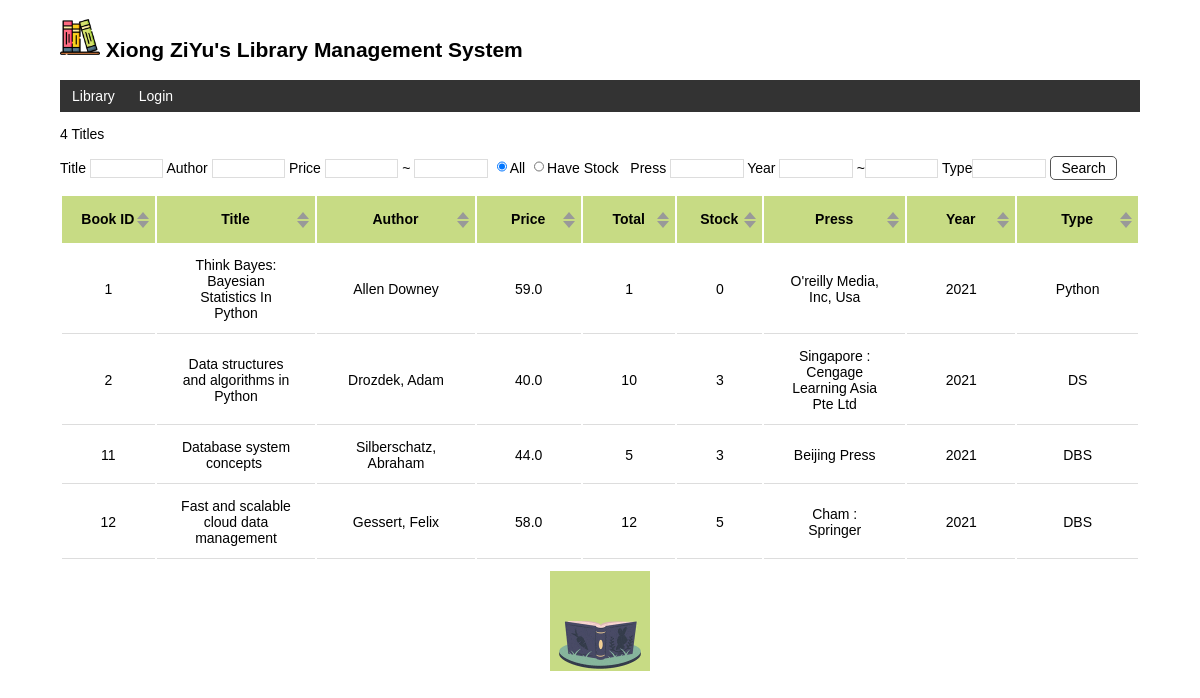
The page / on the database its author committed.
### libManage/models.py (models this page shows, shortened)
class User(db.Model, UserMixin):
    id = db.Column(db.Integer, primary_key=True)
    name = db.Column(db.String(20))
    username = db.Column(db.String(20))
    password_hash = db.Column(db.String(128))

class Book(db.Model):
    id = db.Column(db.Integer, primary_key=True)
    title = db.Column(db.String(50), nullable=False)
    author = db.Column(db.String(20), nullable=False)
    price = db.Column(db.Float, nullable=False)
    total = db.Column(db.Integer, nullable=False)
    stock = db.Column(db.Integer, nullable=False)
    press = db.Column(db.String(30))
    year = db.Column(db.String(4))
    type = db.Column(db.String(20))

### libManage/views.py (the view, shortened to what this page needs)
@app.route('/', methods=['GET', 'POST'])
def index(**sort_by):
    order = request.args.get('sort_by')
    sort_way = request.args.get('sort_way')
    print(order)
    if not sort_way:
        books = Book.query.order_by(desc(order)).all()
    else:
        books = Book.query.order_by(order).all()
    return render_template('index.html', books=books)

### libManage/__init__.py (called while the page is built)
@app.context_processor
def inject_user():
    from libManage.models import User
    user = User.query.first()
    return dict(user=user)

### libManage/templates/index.html
{% extends 'base.html' %}
{% block content %}
<p>{{ books|length }} Titles</p>
<form method="post" class="book-form">
    Title <input  type="text" name="title" autocomplete="off">
    Author <input type="text" name="author" autocomplete="off">
    Price <input  type="text" name="price_low" autocomplete="off">
    ~ <input type="text" name="price_high" autocomplete="off">
    <input style="width:10px"type="radio" name="stock" value="0" checked>All
    <input style="width:10px"type="radio" name="stock" value="1">Have Stock  &nbsp;
    Press <input type="text" name="press" autocomplete="off">
    Year <input type="text" name="year_start" autocomplete="off">
    ~<input type="text" name="year_end" autocomplete="off">
    Type<input type="text" name="type" autocomplete="off">
    <input class="btn" type="submit" name="submit" value="Search">
</form>
<ul class="book-list">
    <table>
        <thead><th>Book ID
            <div class="click">
                <span class="top" onclick="window.location.href='{{ url_for('index', sort_by='id') }}'"></span>
                <span class="bottom" onclick="window.location.href='{{ url_for('index', sort_by='id', sort_way='desc') }}'"></span>
            </div>
        </th>
            <th colspan="2">Title
                <div class="click">
                <span class="top" onclick="window.location.href='{{ url_for('index', sort_by='title') }}'"></span>
                <span class="bottom" onclick="window.location.href='{{ url_for('index', sort_by='title', sort_way='desc') }}'"></span>
                </div></th>
            <th>Author
                <div class="click">
                    <span class="top" onclick="window.location.href='{{ url_for('index', sort_by='author') }}'"></span>
                    <span class="bottom" onclick="window.location.href='{{ url_for('index', sort_by='author', sort_way='desc') }}'"></span>
                </div>
            </th>
            <th>Price
                <div class="click">
                    <span class="top" onclick="window.location.href='{{ url_for('index', sort_by='price') }}'"></span>
                    <span class="bottom" onclick="window.location.href='{{ url_for('index', sort_by='price', sort_way='desc') }}'"></span>
                </div>
            </th>
            <th>Total
                <div class="click">
                    <span class="top" onclick="window.location.href='{{ url_for('index', sort_by='total') }}'"></span>
                    <span class="bottom" onclick="window.location.href='{{ url_for('index', sort_by='total', sort_way='desc') }}'"></span>
                </div>
            </th>
            <th>Stock
                <div class="click">
                    <span class="top" onclick="window.location.href='{{ url_for('index', sort_by='stock') }}'"></span>
                    <span class="bottom" onclick="window.location.href='{{ url_for('index', sort_by='stock', sort_way='desc') }}'"></span>
                </div>
            </th>
            <th>Press
                <div class="click">
                    <span class="top" onclick="window.location.href='{{ url_for('index', sort_by='press') }}'"></span>
                    <span class="bottom" onclick="window.location.href='{{ url_for('index', sort_by='press', sort_way='desc') }}'"></span>
                </div>
            </th>
            <th>Year
                <div class="click">
                    <span class="top" onclick="window.location.href='{{ url_for('index', sort_by='year') }}'"></span>
                    <span class="bottom" onclick="window.location.href='{{ url_for('index', sort_by='year', sort_way='desc') }}'"></span>
                </div>
            </th>
            <th>Type
                <div class="click">
                    <span class="top" onclick="window.location.href='{{ url_for('index', sort_by='type') }}'"></span>
                    <span class="bottom" onclick="window.location.href='{{ url_for('index', sort_by='type', sort_way='desc') }}'"></span>
                </div>
            </th>
        </thead>
        <tbody>
            {% set sort_on = request.args.sort_on|default('book_id') %}
            {% for book in books|sort(attribute=sort_on) %}
            <tr>
                <td>{{book.id}}</td>
                <td colspan="2">{{book.title}}</td>
                <td>{{book.author}}</td>
                <td>{{book.price}}</td>
                <td>{{book.total}}</td>
                <td>{{book.stock}}</td>
                <td>{{book.press}}</td>
                <td>{{book.year}}</td>
                <td>{{book.type}}</td>
            </tr>
            {% endfor %}
        </tbody>
    </table>
</ul>
{% endblock %}

### libManage/templates/base.html (shortened to what this page needs)
<!DOCTYPE html>
<html lang="en">
<head>
    {% block head %}
    <link rel="stylesheet" href="{{ url_for('static', filename='style.css') }}" type="text/css">
    {% endblock %}
</head>
<body>
    <h2>
        <img alt="Avatar" class="avatar" src="{{ url_for('static', filename='images/avatar.png') }}">
        {{ user.name }}'s Library Management System
    </h2>
    <nav>
        <ul>
            <li><a href="{{ url_for('index') }}">Library</a></li>
            {% if current_user.is_authenticated %}
            <li><a href="{{ url_for('bookManage') }}">Book Management</a></li>
            <li><a href="{{ url_for('cardManage') }}">Card Management</a></li>
                <li><a href="{{ url_for('borrow') }}">Borrow & Return</a></li>
                <li><a href="{{ url_for('logout') }}">Logout</a></li>
            {% else %}
                <li><a href="{{ url_for('login') }}">Login</a></li>
            {% endif %}
        </ul>
    </nav>
    {% block content %}{% endblock %}
    <img alt="Jumping Rabbit" class="rabbit" src="{{ url_for('static', filename='images/reading.gif') }}" title="jump~jump~jump!">
</body>
</html>

### libManage/static/style.css (style rules this page uses)
body { margin: auto; max-width: 1080px; font-size: 14px; font-family: Helvetica, Arial, sans-serif; }
.avatar { width: 40px; }
.book-list { list-style-type: none; padding: 0; margin-bottom: 10px; }
.book-list th { height: 45px; width: -webkit-calc(100%/24); text-align: center; line-height: 45px; }
thead { background-color: #C7DB84; }
.book-list td { text-align: center; padding: 12px 24px; border-bottom: 1px solid #ddd; }
.book-list tr:last-child { border-bottom:none; }
.rabbit { display: block; margin: 0 auto; height: 100px; }
nav ul { list-style-type: none; margin: 0; padding: 0; overflow: hidden; background-color: #333; }
nav li { float: left; }
nav li a { display: block; color: white; text-align: center; padding: 8px 12px; text-decoration: none; }
input[type=submit] { font-family: inherit; }
input[type=text] { border: 1px solid #ddd; }
.btn { font-size: 14px; padding: 3px 5px; text-decoration: none; cursor: pointer; background-color: white; color: black; border: 1px solid #555555; border-radius: 5px; }
.click { width: 1px; height: 40px; display: table-cell; position: relative; float: right; }
.top { width: 0; height: 0; border-style: solid; border-width: 0 6px 7px; border-color: transparent transparent #999999; position: absolute; transform: rotate(180deg); top: 24px; bottom: 14px; right: 5px; }
.bottom { width: 0; height: 0; border-style: solid; border-width: 0 6px 7px; border-color: transparent transparent #999999; position: absolute; top: 15px; right: 5px; }
.book-form input { width: -webkit-calc(100%/16); }

### rows shown on the page
User: name "Xiong ZiYu"
Book: id "1", title "Think Bayes: Bayesian Statistics In Python", author "Allen Downey", price "59.0", total "1", stock "0", press "O'reilly Media, Inc, Usa", year "2021", type "Python"
Book: id "2", title "Data structures and algorithms in Python", author "Drozdek, Adam", price "40.0", total "10", stock "3", press "Singapore : Cengage Learning Asia Pte Ltd", year "2021", type "DS"
Book: id "11", title "Database system concepts", author "Silberschatz, Abraham", price "44.0", total "5", stock "3", press "Beijing Press", year "2021", type "DBS"
Book: id "12", title "Fast and scalable cloud data management", author "Gessert, Felix", price "58.0", total "12", stock "5", press "Cham : Springer", year "2021", type "DBS"

### other values the page prints
{{ books|length }} "4"
